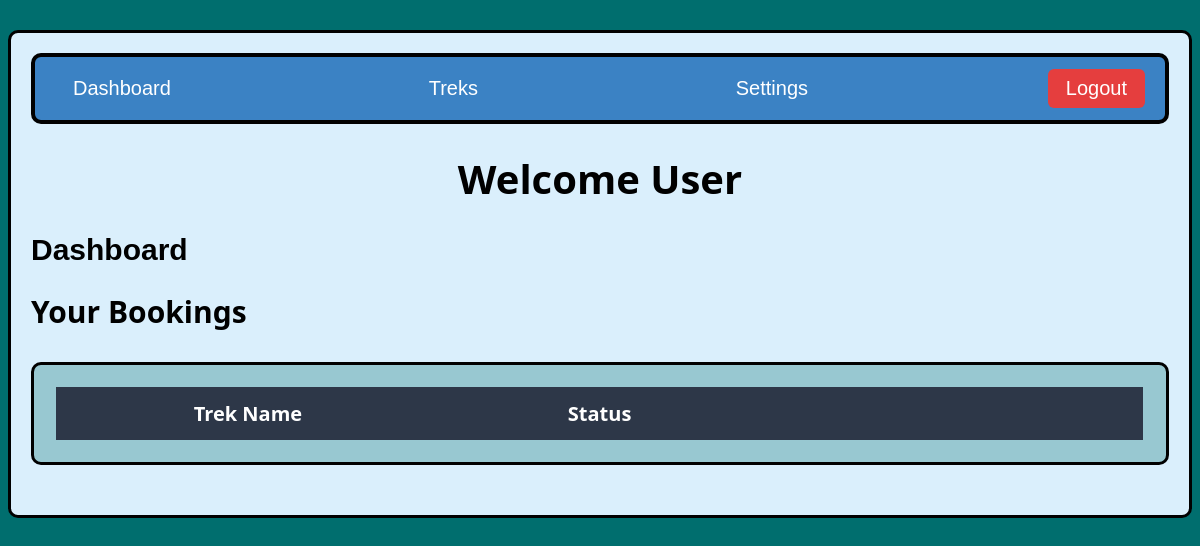
The app's page /user_dashboard (signed in), older data.
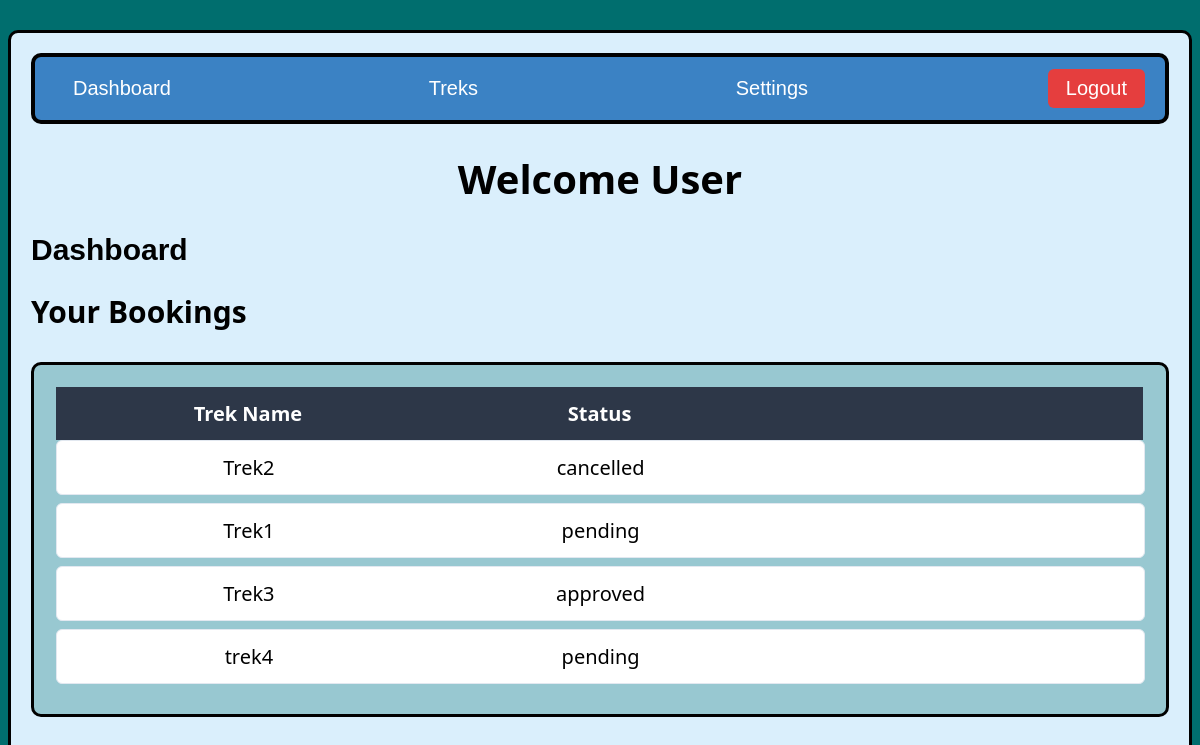
The same page, newer data.
### model.py (models this page shows)
class booking(db.Model):
    booking_id = db.Column(db.Integer,primary_key=True,autoincrement=True)
    user_id = db.Column(db.Integer,db.ForeignKey(user.user_id),nullable=False)
    trek_id = db.Column(db.Integer,db.ForeignKey(trek.trek_id),nullable=False)
    booking_status = db.Column(db.String(20),default='pending')
    booking_date = db.Column(db.DateTime,default=datetime.now)

class trek(db.Model):
    trek_id = db.Column(db.Integer,primary_key = True,autoincrement=True)
    name = db.Column(db.String(50),nullable=False)
    difficulty = db.Column(db.String(20),nullable=False)
    duration = db.Column(db.Integer,nullable=False)
    slots = db.Column(db.Integer,nullable=False)
    assigned_staff = db.Column(db.Integer,db.ForeignKey(user.user_id),nullable=True)
    status = db.Column(db.String(20),default='open')
    location = db.Column(db.String(100),default='To be announced')
    bookings = db.relationship('booking', backref='trek',cascade="all, delete")
    staff = db.relationship('user', backref='treks_assigned')

### main.py (the view, shortened to what this page needs)
@app.route('/user_dashboard',methods=['GET','POST'])
def user_dashboard():
    if 'role' not in session or session['role'] != 'user':
        return redirect(url_for('user_login'))
    section = request.args.get('section','dashboard')
    data=None
    user=user_model.query.get(session['user_id'])
    bookings=booking_model.query.filter_by(user_id=session['user_id']).all()
    user_treks = [b.trek_id for b in bookings]
    if section == 'treks':
        data=trek_model.query.all()
    return render_template('user_dashboard.html',section=section,data=data,bookings=bookings,user_treks=user_treks,user=user)

### templates/user_dashboard.html (shortened to what this page needs)
{%extends "base.html"%}
{%block content%}
<div class="navbar">
    <a class="nav-btn" href="{{ url_for('user_dashboard') }}">Dashboard</a>
    <a class="nav-btn" href="{{ url_for('user_dashboard', section='treks') }}">Treks</a>
    <a class="nav-btn" href="{{url_for('user_dashboard',section='settings')}}">Settings</a>
    <a class="logout" href="{{ url_for('logout') }}">Logout</a>
</div>
{% if section == 'dashboard' %}
<h1 style="display: block; text-align: center;">Welcome User</h1>
<h2 style="font-family: sans-serif;">Dashboard</h2>
<h2>Your Bookings</h2>
<div class="open-container">
    <table style="width: 97%;">
        <tr class="trek-header-3">
            <th>Trek Name</th>
            <th>Status</th>
        </tr>
        {% for b in bookings %}
        <tr class="trek-row-3">
            <td>{{ b.trek.name }}</td>
            <td>{{ b.booking_status }}</td>
        </tr>
        {% endfor %}
    </table>
</div>
{%endif%}
{%endblock%}

Row changes from the older to the newer data that the page shows:
added booking: trek.name "Trek2", booking_status "cancelled"
added booking: trek.name "Trek1", booking_status "pending"
added booking: trek.name "Trek3", booking_status "approved"
added booking: trek.name "trek4", booking_status "pending"
